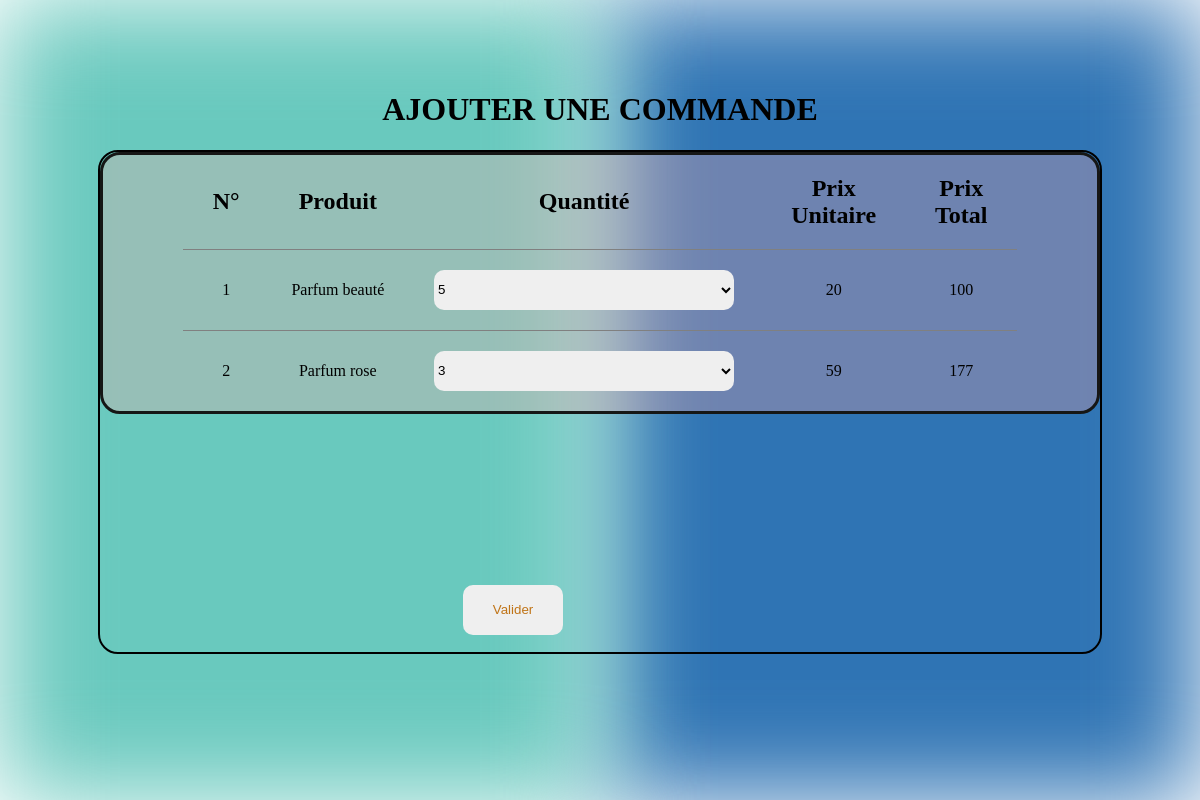
/index.php?action=form_ajout_facture&id_commande=1, run on the app's committed database.
### tables this page shows
CREATE TABLE IF NOT EXISTS `article_commande` (
  `id_article` int(11) NOT NULL,
  `id_commande` int(11) NOT NULL,
  `quantite_commande` int(11) NOT NULL DEFAULT '1',
  PRIMARY KEY (`id_article`,`id_commande`)
);

CREATE TABLE IF NOT EXISTS `article` (
  `id_article` int(11) NOT NULL AUTO_INCREMENT,
  `nom_article` varchar(255) NOT NULL,
  `prix_commande` float NOT NULL,
  `prix_magasin` float NOT NULL,
  `prix_vip` float DEFAULT NULL,
  PRIMARY KEY (`id_article`)
);

### src/controllers/commande/form_ajout_facture.php (called while the page is built)
<?php
class FormAjoutFacture {
    public function execute(int $id_commande) {
        $connection = new DatabaseConnection();
        $commandeRepository = new CommandeRepository();
        $commandeRepository->connection = $connection;
        $qArticles = $commandeRepository->getArticlesRestants($id_commande, $commandeRepository->getArticlesByCommande($id_commande));
        $isEmpty = true;
        foreach ($qArticles as $key => $qArticle) {
            if ($qArticles[$key] > 0) {
                $isEmpty = false;
            }
        }
        $articles = $commandeRepository->getArticlesByCommande($id_commande);
        require('templates/commande/form_ajout_facture.php');
    }
}
?>

### src/lib/database.php (called while the page is built)
<?php
class DatabaseConnection
{
    public ?\PDO $database = null;
    public function getConnection(): \PDO
    {
        if ($this->database === null) {
            $this->database = new \PDO('mysql:host=localhost;dbname=conciergerie;charset=utf8', 'root', '');
        }
        return $this->database;
    }
}

### src/model/commande.php (called while the page is built, shortened)
<?php
require_once('src/lib/database.php');
class CommandeRepository
{
    public DatabaseConnection $connection;
    public function getArticlesRestants(int $id_commande, array $articles): array
    {
        $articlesRestants = array();
        foreach ($articles as $article) {
            $statement = $this->connection->getConnection()->prepare(
                "SELECT quantite_commande FROM article_commande WHERE id_article = ? AND id_commande = ?"
            );
            $statement->execute([$article->id_article, $id_commande]);
            $row = $statement->fetch();
            $articlesRestants[$article->id_article] = $row['quantite_commande'];
        }
        $statement = $this->connection->getConnection()->prepare(
            "SELECT * from article_facture WHERE id_facture = ANY (SELECT id_facture FROM facture WHERE id_commande = ?)"
        );
        $statement->execute([$id_commande]);
        return $articlesRestants;
    }
    public function getArticlesByCommande(int $id_commande): array
    {
        $statement = $this->connection->getConnection()->prepare(
            "SELECT * FROM article join article_commande on article.id_article = article_commande.id_article WHERE id_commande = ?"
        );
        $statement->execute([$id_commande]);
        $articles = [];
        while (($row = $statement->fetch())) {
            $article = new Article();
            $article->id_article = $row['id_article'];
            $article->nom_article = $row['nom_article'];
            $article->prix_commande = $row['prix_commande'];
            $article->prix_magasin = $row['prix_magasin'];
            $article->prix_vip = $row['prix_vip'];
            $articles[] = $article;
        }
        return $articles;
    }
}

### templates/commande/form_ajout_facture.php (the view, shortened to what this page needs)
<?php require('templates/autres/background.php') ?>
<h1 class="title">AJOUTER UNE COMMANDE</h1>
<?php if (!$isEmpty) { ?>
    <div class="formulaire">
        <form action="index.php?action=ajout_facture&id_commande=<?= $id_commande ?>" method="post">
            <div class="ligne">
                <table border=1 frame=void rules=rows>
                    <thead>
                        <th>N°</th>
                        <th>Produit</th>
                        <th>Quantité</th>
                        <th>Prix Unitaire</th>
                        <th>Prix Total</th>
                    </thead>
                    <tbody>
                        <?php
                        foreach ($articles as $article) {
                        ?>
                            <tr>
                                <td>
                                    <?= $article->id_article ?>
                                </td>
                                <td>
                                    <?= $article->nom_article ?>
                                </td>
                                <td>
                                    <select id="<?= $article->id_article ?>" name="<?= $article->nom_article ?>">
                                        <?php
                                        for ($i = 0; $i <= $qArticles[$article->id_article]; $i++) {
                                            if ($i == $qArticles[$article->id_article])
                                                echo "<option value='$i' selected>$i</option>";
                                            else
                                                echo "<option value='$i'>$i</option>";
                                        }
                                        ?>
                                    </select>
                                </td>
                                <td>
                                    <?= $article->prix_magasin ?>
                                </td>
                                <td>
                                    <?= $article->prix_magasin * $qArticles[$article->id_article] ?>
                                </td>
                            </tr>
                        <?php
                        }
                        ?>
                    </tbody>
                </table>
                <input type="submit" name="valider" class="bouttonCommande" value="Valider">
            </div>
        </form>
    </div>
<?php } else { ?>
    <div class="formulaire">
        <p>Tous les articles ont été ajoutés à une facture...</p>
    </div>
<?php } ?>
<?php require('templates/autres/layout.php') ?>

### css/styles.css (style rules this page uses)
.title { position: relative; text-align: center; padding-top: 70px; color: black; }
.formulaire { border: 2px solid; width: 1000px; height: 500px; position: relative; margin-left: auto; margin-right: auto; border-radius: 20px; }
select, input { width: 300px; height: 40px; border-radius: 10px; border: none; }
.bouttonCommande { position: absolute; top: 430px; left: 30vw; width: 100px; height: 50px; color: rgb(192, 116, 23); }
td, th { padding: 20px; text-align: center; width: 90rem; }
th { font-size: 1.5rem; }
.ligne { border: 3px solid rgb(22, 23, 22); border-radius: 20px; position: relative; padding-left: 5rem; padding-right: 5rem; background-color: rgba(255, 165, 165, 0.3); }

### data on the page
article_commande: id_article "1", id_article.nom_article "Parfum beauté", id_article.nom_article "5", id_article.prix_magasin "20", id_article "100"
article_commande: id_article "2", id_article.nom_article "Parfum rose", id_article.nom_article "3", id_article.prix_magasin "59", id_article "177"
